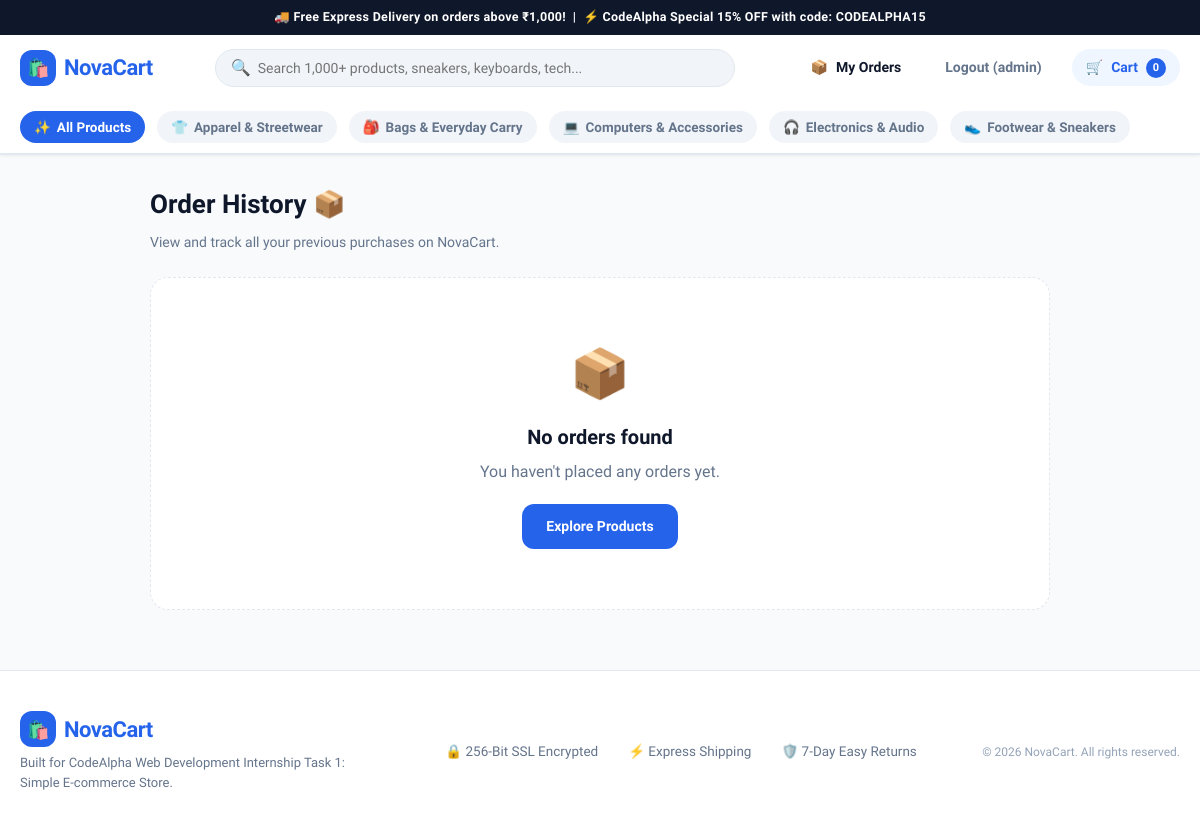
Screenshot of /orders/ (signed in) with the database file from the repository.
### store/models.py (models this page shows, shortened)
class Category(models.Model):
    name = models.CharField(max_length=100)
    slug = models.SlugField(max_length=120, unique=True, blank=True)
    description = models.TextField(blank=True)
    icon = models.CharField(max_length=30, blank=True, default='🛍️')
    class Meta:
        verbose_name_plural = 'Categories'
        ordering = ['name']

### store/views.py (the view)
# urls.py: path('orders/', views.order_history_view, name='order_history'),
@login_required
def order_history_view(request):
    orders = Order.objects.filter(user=request.user).prefetch_related('items')
    return render(request, 'store/order_history.html', {'orders': orders})

### store/cart.py (called while the page is built)
    def __len__(self):
        return sum(item['quantity'] for item in self.cart.values())

### store/context_processors.py (called while the page is built)
def store_context(request):
    return {
        'cart': Cart(request),
        'cart_count': len(Cart(request)),
        'nav_categories': Category.objects.all()[:6],
    }

### templates/store/order_history.html (shortened to what this page needs)
{% extends 'base.html' %}
{% load static %}
{% block content %}
<div style="max-width: 900px; margin: 0 auto;">
  <h1 style="font-size: 26px; font-weight: 800; margin-bottom: 8px;">Order History 📦</h1>
  <p style="color: var(--text-muted); font-size: 14px; margin-bottom: 24px;">View and track all your previous purchases on NovaCart.</p>
  {% if orders %}
    <div style="display: flex; flex-direction: column; gap: 20px;">
      {% for order in orders %}
        <div style="background: #fff; border: 1px solid var(--border); border-radius: var(--radius-lg); overflow: hidden; box-shadow: var(--shadow-sm);">
          <div style="background: var(--bg-subtle); padding: 16px 24px; display: flex; justify-content: space-between; align-items: center; flex-wrap: wrap; gap: 12px; font-size: 13.5px;">
            <div>
              <span style="color: var(--text-muted);">Order Placed: </span>
              <strong>{{ order.created_at|date:'M d, Y' }}</strong>
            </div>
            <div>
              <span style="color: var(--text-muted);">Total: </span>
              <strong style="color: var(--primary);">₹{{ order.total_price }}</strong>
            </div>
            <div>
              <span style="color: var(--text-muted);">Ship To: </span>
              <strong>{{ order.full_name }}</strong>
            </div>
            <div>
              <span style="font-family: monospace; font-weight: 700;">#{{ order.order_number }}</span>
            </div>
          </div>
          <div style="padding: 20px 24px;">
            <div style="display: flex; justify-content: space-between; align-items: center; margin-bottom: 16px;">
              <div style="display: flex; align-items: center; gap: 8px;">
                <span style="font-size: 12px; font-weight: 800; padding: 4px 10px; border-radius: var(--radius-full); background: #EFF6FF; color: var(--primary); text-transform: uppercase;">
                  {{ order.get_status_display }}
                </span>
                <span style="font-size: 13px; color: var(--text-muted);">via {{ order.payment_method }}</span>
              </div>
            </div>
            <div style="display: flex; flex-direction: column; gap: 12px;">
              {% for item in order.items.all %}
                <div style="display: flex; justify-content: space-between; align-items: center; font-size: 14px; padding-bottom: 8px; border-bottom: 1px dashed var(--border);">
                  <div style="display: flex; align-items: center; gap: 12px;">
                    <span style="font-weight: 700; color: var(--text-muted);">{{ item.quantity }}x</span>
                    {% if item.product %}
                      <a href="{% url 'product_detail' item.product.slug %}" style="font-weight: 600; color: var(--text-main);">
                        {{ item.product_name }}
                      </a>
                    {% else %}
                      <span>{{ item.product_name }}</span>
                    {% endif %}
                  </div>
                  <strong>₹{{ item.total_item_price }}</strong>
                </div>
              {% endfor %}
            </div>
          </div>
        </div>
      {% endfor %}
    </div>
  {% else %}
    <div style="text-align: center; padding: 60px 20px; background: #fff; border-radius: var(--radius-lg); border: 1px dashed var(--border);">
      <div style="font-size: 48px; margin-bottom: 12px;">📦</div>
      <h3 style="font-size: 20px; font-weight: 700; margin-bottom: 8px;">No orders found</h3>
      <p style="color: var(--text-muted); margin-bottom: 20px;">You haven't placed any orders yet.</p>
      <a href="{% url 'product_list' %}" class="btn-primary">Explore Products</a>
    </div>
  {% endif %}
</div>
{% endblock %}

### templates/base.html (shortened to what this page needs)
{% load static %}
<!DOCTYPE html>
<html lang="en">
<head>
  <link rel="stylesheet" href="{% static 'css/style.css' %}">
</head>
<body>
  <div class="top-announcement">
    🚚 Free Express Delivery on orders above ₹1,000! &nbsp;|&nbsp; ⚡ CodeAlpha Special 15% OFF with code: <strong>CODEALPHA15</strong>
  </div>
  <header class="site-navbar">
    <div class="nav-container">
      <a href="{% url 'product_list' %}" class="brand-logo">
        <div class="brand-icon">🛍️</div>
        <span>NovaCart</span>
      </a>
      <div class="search-form-wrap">
        <form method="GET" action="{% url 'product_list' %}">
          <span class="nav-search-icon">🔍</span>
          <input type="text" name="q" value="{{ request.GET.q|default:'' }}" class="nav-search-input" placeholder="Search 1,000+ products, sneakers, keyboards, tech...">
        </form>
      </div>
      <div class="nav-actions">
        {% if user.is_authenticated %}
          <a href="{% url 'order_history' %}" class="nav-btn">
            <span>📦</span>
            <span>My Orders</span>
          </a>
          <a href="{% url 'logout' %}" class="nav-btn" style="color: var(--text-muted);">
            <span>Logout ({{ user.first_name|default:user.username }})</span>
          </a>
        {% endif %}
        <a href="{% url 'cart_detail' %}" class="nav-btn cart-btn">
          <span>🛒</span>
          <span>Cart</span>
          <span class="cart-badge">{{ cart_count }}</span>
        </a>
      </div>
    </div>
    <nav class="category-nav-strip">
      <div class="category-nav-inner">
        <a href="{% url 'product_list' %}" class="category-pill {% if not request.GET.category %}active{% endif %}">
          <span>✨</span>
          <span>All Products</span>
        </a>
        {% for cat in nav_categories %}
          <a href="{% url 'product_list' %}?category={{ cat.slug }}" class="category-pill {% if request.GET.category == cat.slug %}active{% endif %}">
            <span>{{ cat.icon }}</span>
            <span>{{ cat.name }}</span>
          </a>
        {% endfor %}
      </div>
    </nav>
  </header>
  <main class="page-container">
    {% block content %}{% endblock %}
  </main>
  <footer class="site-footer">
    <div class="footer-inner">
      <div>
        <div class="brand-logo" style="margin-bottom: 6px;">
          <div class="brand-icon">🛍️</div>
          <span>NovaCart</span>
        </div>
        <p style="font-size: 13px; color: var(--text-muted); max-width: 360px;">
          Built for CodeAlpha Web Development Internship Task 1: Simple E-commerce Store.
        </p>
      </div>
      <div style="display: flex; gap: 30px; font-size: 13.5px; color: var(--text-muted);">
        <div>🔒 256-Bit SSL Encrypted</div>
        <div>⚡ Express Shipping</div>
        <div>🛡️ 7-Day Easy Returns</div>
      </div>
      <div style="font-size: 12px; color: var(--text-light);">
        &copy; 2026 NovaCart. All rights reserved.
      </div>
    </div>
  </footer>
</body>
</html>

### static/css/style.css (style rules this page uses)
:root { --primary: #2563EB; --primary-hover: #1D4ED8; --primary-light: #EFF6FF; --accent: #F59E0B; --success: #10B981; --danger: #EF4444; --bg-page: #F8FAFC; --bg-card: #FFFFFF; --bg-subtle: #F1F5F9; --text-main: #0F172A; --text-muted: #64748B; --text-light: #94A3B8; --border: #E2E8F0; --border-focus: #93C5FD; --radius-sm: 6px; --radius-md: 12px; --radius-lg: 18px; --radius-full: 9999px; --shadow-sm: 0 1px 3px rgba(0,0,0,0.06); --shadow-md: 0 4px 16px -2px rgba(0,0,0,0.08); --shadow-lg: 0 12px 32px -4px rgba(0,0,0,0.12); }
*, *::before, *::after { box-sizing: border-box; margin: 0; padding: 0; }
body { font-family: 'Plus Jakarta Sans', -apple-system, BlinkMacSystemFont, sans-serif; background-color: var(--bg-page); color: var(--text-main); line-height: 1.5; min-height: 100vh; display: flex; flex-direction: column; }
a { color: inherit; text-decoration: none; }
button, input, select, textarea { font-family: inherit; color: inherit; }
.top-announcement { background: var(--text-main); color: #FFFFFF; font-size: 12.5px; text-align: center; padding: 8px 16px; font-weight: 600; letter-spacing: 0.3px; }
.site-navbar { background: #FFFFFF; border-bottom: 1px solid var(--border); position: sticky; top: 0; z-index: 100; box-shadow: var(--shadow-sm); }
.nav-container { max-width: 1280px; margin: 0 auto; padding: 14px 20px; display: flex; align-items: center; justify-content: space-between; gap: 20px; }
.brand-logo { display: flex; align-items: center; gap: 8px; font-size: 22px; font-weight: 800; color: var(--primary); letter-spacing: -0.5px; }
.brand-icon { width: 36px; height: 36px; background: var(--primary); color: #fff; border-radius: var(--radius-md); display: flex; align-items: center; justify-content: center; font-size: 18px; }
.search-form-wrap { flex: 1; max-width: 520px; position: relative; }
.nav-search-input { width: 100%; background: var(--bg-subtle); border: 1px solid var(--border); border-radius: var(--radius-full); padding: 10px 18px 10px 42px; font-size: 14px; transition: all 0.2s; }
.nav-search-icon { position: absolute; left: 16px; top: 50%; transform: translateY(-50%); color: var(--text-muted); }
.nav-actions { display: flex; align-items: center; gap: 16px; }
.nav-btn { display: flex; align-items: center; gap: 8px; font-size: 14px; font-weight: 600; color: var(--text-main); padding: 8px 14px; border-radius: var(--radius-full); transition: background 0.15s; }
.cart-btn { position: relative; background: var(--primary-light); color: var(--primary); }
.cart-badge { background: var(--primary); color: #fff; font-size: 11px; font-weight: 800; width: 20px; height: 20px; border-radius: var(--radius-full); display: flex; align-items: center; justify-content: center; }
.category-nav-strip { background: #FFFFFF; border-bottom: 1px solid var(--border); padding: 10px 20px; overflow-x: auto; }
.category-nav-inner { max-width: 1280px; margin: 0 auto; display: flex; gap: 12px; align-items: center; }
.category-pill { font-size: 13.5px; font-weight: 600; color: var(--text-muted); padding: 6px 14px; border-radius: var(--radius-full); background: var(--bg-subtle); display: inline-flex; align-items: center; gap: 6px; white-space: nowrap; transition: all 0.15s; }
.category-pill:hover, .category-pill.active { background: var(--primary); color: #fff; }
.page-container { max-width: 1280px; margin: 0 auto; padding: 30px 20px 60px 20px; flex: 1; width: 100%; }
.btn-primary { background: var(--primary); color: #fff; font-size: 14px; font-weight: 700; padding: 12px 24px; border-radius: var(--radius-md); display: inline-flex; align-items: center; justify-content: center; gap: 8px; transition: all 0.2s; }
.site-footer { background: #FFFFFF; border-top: 1px solid var(--border); padding: 40px 20px; margin-top: auto; }
.footer-inner { max-width: 1280px; margin: 0 auto; display: flex; justify-content: space-between; align-items: center; flex-wrap: wrap; gap: 20px; }

### rows the page displays
Category: icon "👕", name "Apparel & Streetwear"
Category: icon "🎒", name "Bags & Everyday Carry"
Category: icon "💻", name "Computers & Accessories"
Category: icon "🎧", name "Electronics & Audio"
Category: icon "👟", name "Footwear & Sneakers"

### other values shown
{{ user.first_name|default:user.username }} "admin"
{{ cart_count }} "0"
